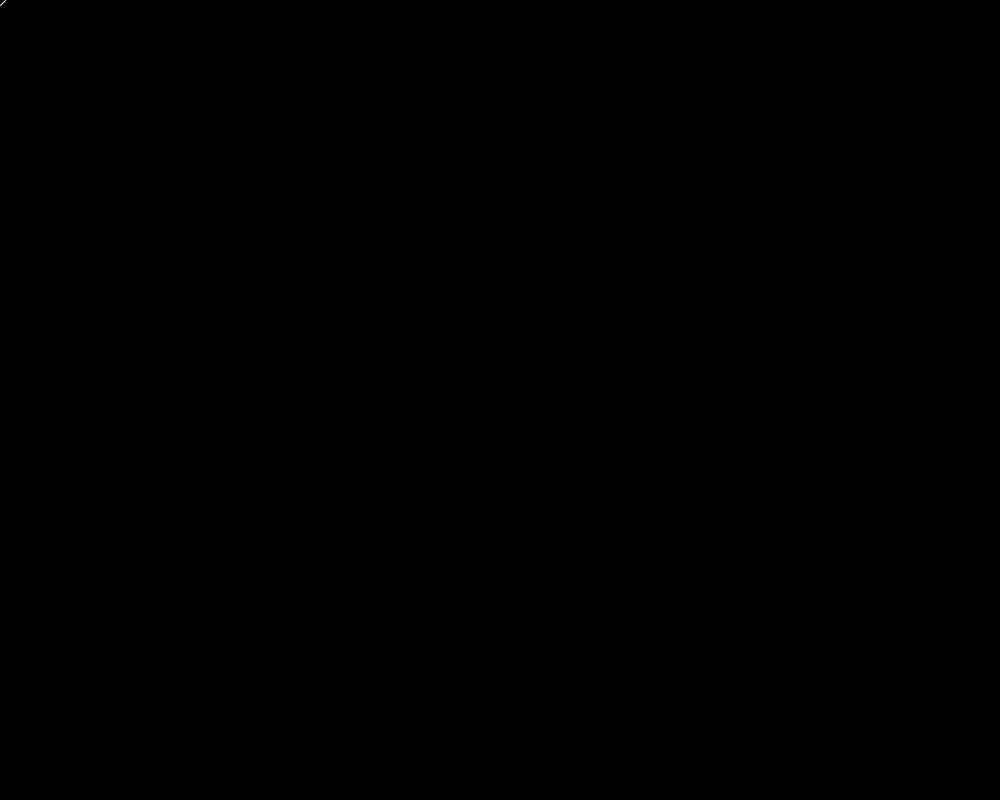
Frame 1 (no input)
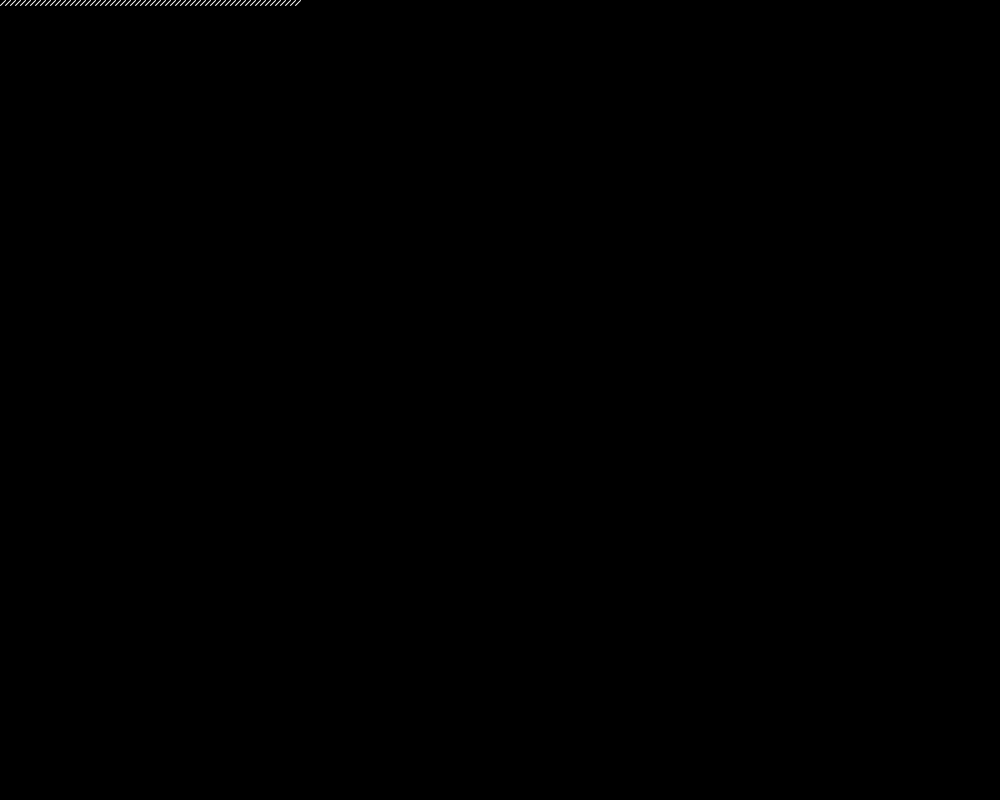
Frame 60 (the mouse pressed at the canvas centre just before this capture)
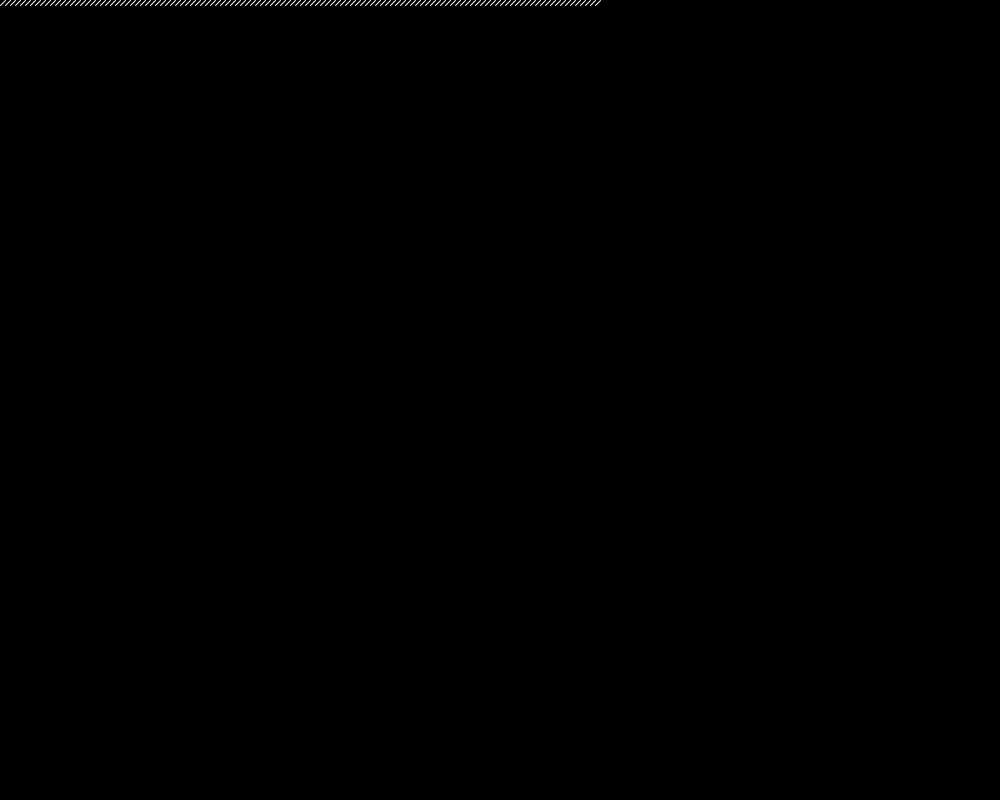
Frame 120 (the mouse held since frame 60 and released just before this capture)

The Processing sketch that drew these frames (run headless with seeded random() and noise(); from frame 60 on, the mouse is pressed at the canvas centre):

// Processing sketch: sketch_10Print
// ── sketch_10Print.pde
PVector pos;
float spacing = 5;

float time = 0;

void setup()
{
  size(1000, 800);
  pos = new PVector(0, 0);
  background(0);
}

void draw()
{
  //background(0);

  stroke(255);
  if (random(1) < time)
  {
    line(pos.x, pos.y, pos.x+spacing, pos.y+spacing);
  } else {
    line(pos.x, pos.y+spacing, pos.x+spacing, pos.y);
  }
  
  pos.x += spacing;
  
  if(pos.x > width)
  {
    pos.y += spacing;
    pos.x = 0;
  }
  
  if(pos.y > height)
  {
    pos.y = 0;
    //background(0);
    noLoop();
  }
  
  time+=0.0001;
}
